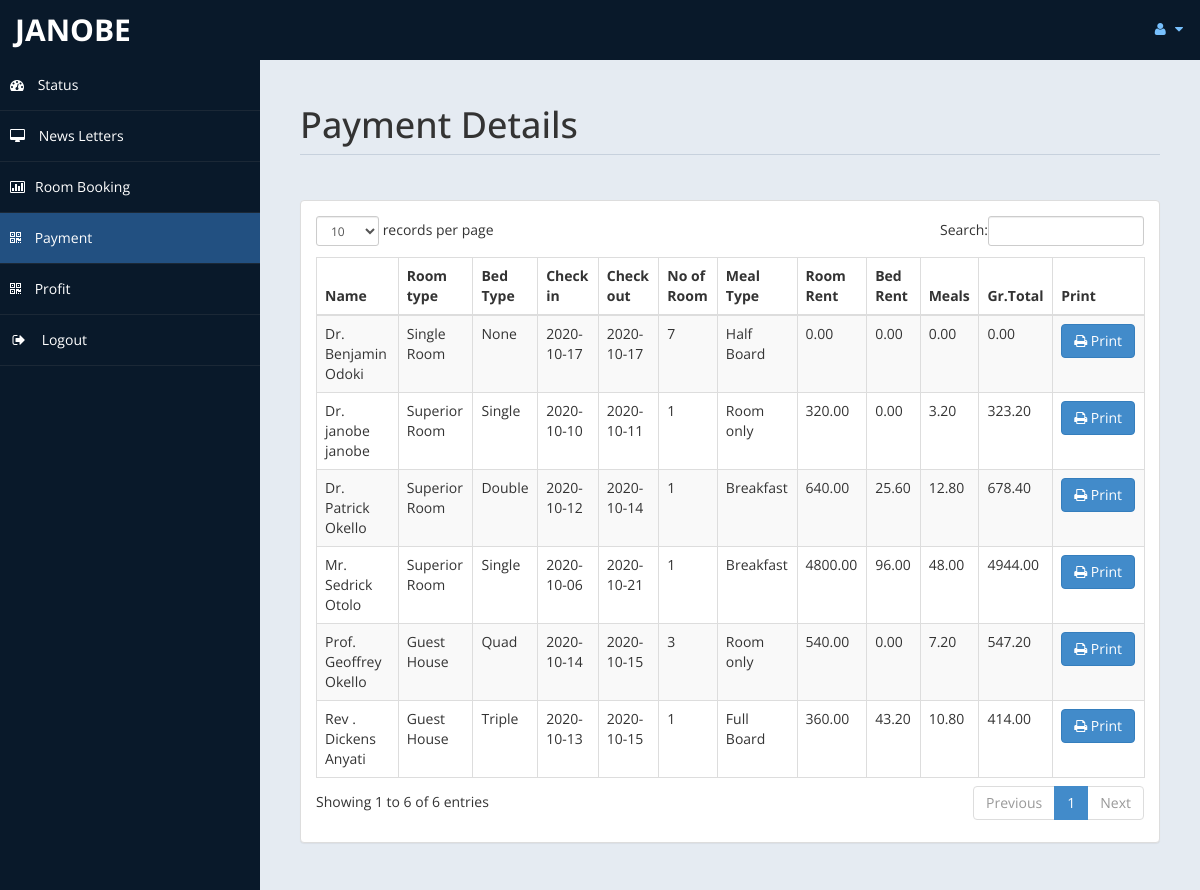
Page /admin/payment.php (signed in) on the committed database.
### tables this page shows
CREATE TABLE `payment` (
  `id` int(11) DEFAULT NULL,
  `title` varchar(5) DEFAULT NULL,
  `fname` varchar(30) DEFAULT NULL,
  `lname` varchar(30) DEFAULT NULL,
  `troom` varchar(30) DEFAULT NULL,
  `tbed` varchar(30) DEFAULT NULL,
  `nroom` int(11) DEFAULT NULL,
  `cin` date DEFAULT NULL,
  `cout` date DEFAULT NULL,
  `ttot` double(8,2) DEFAULT NULL,
  `fintot` double(8,2) DEFAULT NULL,
  `mepr` double(8,2) DEFAULT NULL,
  `meal` varchar(30) DEFAULT NULL,
  `btot` double(8,2) DEFAULT NULL,
  `noofdays` int(11) DEFAULT NULL
);

### admin/payment.php (the view, shortened to what this page needs)
<!DOCTYPE html>
<html xmlns="http://www.w3.org/1999/xhtml">
<head>
    <link href="assets/css/bootstrap.css" rel="stylesheet" />
    <link href="assets/css/font-awesome.css" rel="stylesheet" />
    <link href="assets/css/custom-styles.css" rel="stylesheet" />
    <link href="assets/js/dataTables/dataTables.bootstrap.css" rel="stylesheet" />
</head>
<body>
    <div id="wrapper">
        <nav class="navbar navbar-default top-navbar" role="navigation">
            <div class="navbar-header">
                <a class="navbar-brand" href="home.php"><?php echo $_SESSION["user"]; ?> </a>
            </div>
            <ul class="nav navbar-top-links navbar-right">
                <li class="dropdown">
                    <a class="dropdown-toggle" data-toggle="dropdown" href="#" aria-expanded="false">
                        <i class="fa fa-user fa-fw"></i> <i class="fa fa-caret-down"></i>
                    </a>
                </li>
            </ul>
        </nav>
        <nav class="navbar-default navbar-side" role="navigation">
            <div class="sidebar-collapse">
                <ul class="nav" id="main-menu">
                    <li>
                        <a href="home.php"><i class="fa fa-dashboard"></i> Status</a>
                    </li>
                    <li>
                        <a  href="messages.php"><i class="fa fa-desktop"></i> News Letters</a>
                    </li>
					<li>
                        <a href="roombook.php"><i class="fa fa-bar-chart-o"></i>Room Booking</a>
                    </li>
                    <li>
                        <a class="active-menu" href="payment.php"><i class="fa fa-qrcode"></i> Payment</a>
                    </li>
                    <li>
                        <a  href="profit.php"><i class="fa fa-qrcode"></i> Profit</a>
                    </li>
                    <li>
                        <a href="logout.php" ><i class="fa fa-sign-out fa-fw"></i> Logout</a>
                    </li>
            </div>
        </nav>
        <div id="page-wrapper" >
            <div id="page-inner">
			 <div class="row">
                    <div class="col-md-12">
                        <h1 class="page-header">
                           Payment Details<small> </small>
                        </h1>
                    </div>
                </div>
            <div class="row">
                <div class="col-md-12">
                    <div class="panel panel-default">
                        <div class="panel-body">
                            <div class="table-responsive">
                                <table class="table table-striped table-bordered table-hover" id="dataTables-example">
                                    <thead>
                                        <tr>
                                            <th>Name</th>
											<th>Room type</th>
                                            <th>Bed Type</th>
                                            <th>Check in</th>
											<th>Check out</th>
											<th>No of Room</th>
											<th>Meal Type</th>
                                            <th>Room Rent</th>
											<th>Bed Rent</th>
											<th>Meals </th>
											<th>Gr.Total</th>
											<th>Print</th>
                                        </tr>
                                    </thead>
                                    <tbody>
									<?php
										include ('db.php');
										$sql="select * from payment";
										$re = mysqli_query($con,$sql);
										while($row = mysqli_fetch_array($re))
										{
											$id = $row['id'];
											if($id % 2 ==1 )
											{
												echo"<tr class='gradeC'>
													<td>".$row['title']." ".$row['fname']." ".$row['lname']."</td>
													<td>".$row['troom']."</td>
													<td>".$row['tbed']."</td>
													<td>".$row['cin']."</td>
													<td>".$row['cout']."</td>
													<td>".$row['nroom']."</td>
													<td>".$row['meal']."</td>
													<td>".$row['ttot']."</td>
													<td>".$row['mepr']."</td>
													<td>".$row['btot']."</td>
													<td>".$row['fintot']."</td>
													<td><a href=print.php?pid=".$id ." <button class='btn btn-primary'> <i class='fa fa-print' ></i> Print</button></td>
													</tr>";
											}
											else
											{
												echo"<tr class='gradeU'>
													<td>".$row['title']." ".$row['fname']." ".$row['lname']."</td>
													<td>".$row['troom']."</td>
													<td>".$row['tbed']."</td>
													<td>".$row['cin']."</td>
													<td>".$row['cout']."</td>
													<td>".$row['nroom']."</td>
													<td>".$row['meal']."</td>
													<td>".$row['ttot']."</td>
													<td>".$row['mepr']."</td>
													<td>".$row['btot']."</td>
													<td>".$row['fintot']."</td>
													<td><a href=print.php?pid=".$id ." <button class='btn btn-primary'> <i class='fa fa-print' ></i> Print</button></td>
													</tr>";
											}
										}
									?>
                                    </tbody>
                                </table>
                            </div>
                        </div>
                    </div>
                </div>
            </div>
                </div>
            </div>
    </div>
</body>
</html>

### admin/assets/css/custom-styles.css (style rules this page uses)
body { font-family: 'Open Sans', sans-serif; }
#wrapper { width: 100%; background:#09192A; }
#page-wrapper { padding: 15px 15px; min-height: 600px; background:#E5EBF2; }
#page-inner { width:100%; margin:10px 20px 10px 0px; background-color:transparent; padding:10px; min-height:1200px; }
h1, .h1, h2, .h2, h3, .h3 { margin-top: 7px; margin-bottom: -5px; }
.page-header { padding-bottom: 9px; margin: 10px 0 45px; border-bottom: 1px solid #C7D1DD; }
.top-navbar { margin:0px; }
.top-navbar .navbar-brand { color: #fff; width: 260px; text-align: left; height: 60px; font-size: 30px; font-weight: 700; text-transform: uppercase; line-height: 30px; }
.top-navbar .nav > li { position: relative; display: inline-block; }
.top-navbar .nav > li > a { position: relative; display: block; padding: 19px 15px; color: #77C0FD; }
.active-menu { background-color:#225081!important; }
.sidebar-collapse , .sidebar-collapse .nav { background:none; }
.sidebar-collapse .nav { padding:0; }
.sidebar-collapse .nav > li > a { color:#fff; background:transparent; text-shadow:none; }
.sidebar-collapse > .nav > li > a { padding:15px 10px; }
.sidebar-collapse > .nav > li { border-bottom: 1px solid rgba(107, 108, 109, 0.19); }
.navbar-side { border:none; background-color: transparent; }
.top-navbar { background:#09192A; border-bottom:none; }
.top-navbar .nav > li > a > i { margin-right: 2px; }
.navbar-default { border:0px solid black; }
.navbar-header { background: #09192A; }
.nav > li > a > i { margin-right:10px; }
@media (min-width:768px) { #page-wrapper { margin: 0 0 0 260px; padding: 15px 30px; min-height: 1200px; } }
@media (min-width:768px) { .navbar-side { z-index: 1; position: absolute; width: 260px; } }
@media (min-width:768px) { .navbar { border-radius: 0px; } }

### rows in the picture
payment: title "Dr.", fname "janobe", lname "janobe", troom "Superior Room", tbed "Single", cin "2020-10-10", cout "2020-10-11", nroom "1", meal "Room only", ttot "320.00", mepr "0.00", btot "3.20", fintot "323.20"
payment: title "Mr.", fname "Sedrick", lname "Otolo", troom "Superior Room", tbed "Single", cin "2020-10-06", cout "2020-10-21", nroom "1", meal "Breakfast", ttot "4800.00", mepr "96.00", btot "48.00", fintot "4944.00"
payment: title "Rev .", fname "Dickens", lname "Anyati", troom "Guest House", tbed "Triple", cin "2020-10-13", cout "2020-10-15", nroom "1", meal "Full Board", ttot "360.00", mepr "43.20", btot "10.80", fintot "414.00"
payment: title "Dr.", fname "Patrick", lname "Okello", troom "Superior Room", tbed "Double", cin "2020-10-12", cout "2020-10-14", nroom "1", meal "Breakfast", ttot "640.00", mepr "25.60", btot "12.80", fintot "678.40"
payment: title "Prof.", fname "Geoffrey", lname "Okello", troom "Guest House", tbed "Quad", cin "2020-10-14", cout "2020-10-15", nroom "3", meal "Room only", ttot "540.00", mepr "0.00", btot "7.20", fintot "547.20"
payment: title "Dr.", fname "Benjamin", lname "Odoki", troom "Single Room", tbed "None", cin "2020-10-17", cout "2020-10-17", nroom "7", meal "Half Board", ttot "0.00", mepr "0.00", btot "0.00", fintot "0.00"

### other values in the picture
$_SESSION["user"] "JANOBE"
